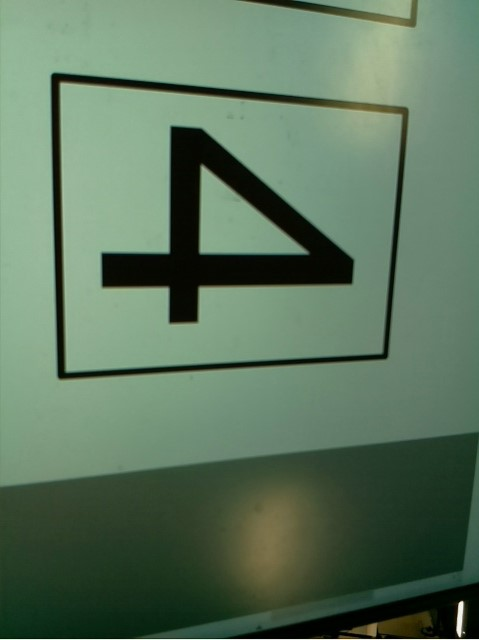
#> input picture PI/number_detect/raw/4.jpg, 479 x 640 px, given in place of the camera
$ python ReadIntegerClass.py
#> lines starting #> are read from the running program, lines starting #| are printed output that depends on the picture; after the words box and inside, x2 and y2 are one past the last pixel; in counts of white or black regions, pixels touching at a corner belong together
#> in get_integer, image is the input picture: shape (640, 479, 3); mean B, G, R 94.2, 117.4, 92.6
#import serial
import cv2
import sys
import string
import imutils
import numpy as np
#import RPi.GPIO as GPIO
import time

LEFT = -1
RIGHT = 1

#ser = serial.Serial('/dev/ttyS0', 19200)
Green = 18
Red = 17
Guang = 23
WEIGHT_FULL=180
WEIGHT_BLANK=20
# [36 lines of commented-out code are left out]


def match(pic):
    # cv2.imwrite('0.jpg', pic)
    # 首先匹配正的
    res_list = []
    shape_list = []
    for i in range(1, 9):
        template_pic = cv2.imread(f'template/{i}-d.jpg', cv2.IMREAD_GRAYSCALE)
        # cv2.imwrite("1.jpg",template_pic)
        res = cv2.matchTemplate(pic, template_pic, cv2.TM_SQDIFF)
        res_list.append(cv2.minMaxLoc(res)[0])
        shape_list.append(template_pic.shape[:2])
    # print(res_list)
    # 如果没找到匹配的，就匹配横的
    if min(res_list) < 20 * 1000 * 1000:
        index = res_list.index(min(res_list))
        # print(min(res_list))
        return index + 1, shape_list[index]
    else:
        res_list = []
        shape_list = []
        for i in range(1, 9):
            template_pic = cv2.imread(f'template/{i}-l.jpg', cv2.IMREAD_GRAYSCALE)
            res = cv2.matchTemplate(pic, template_pic, cv2.TM_SQDIFF)
            res_list.append(cv2.minMaxLoc(res)[0])
            shape_list.append(template_pic.shape[:2])
        # print(res_list)
        if min(res_list) < 20 * 1000 * 1000:
            index = res_list.index(min(res_list))
            return index + 1, shape_list[index]
        else:
            res_list = []
            shape_list = []
            for i in range(1, 9):
                template_pic = cv2.imread(f'template/{i}-r.jpg', cv2.IMREAD_GRAYSCALE)
                res = cv2.matchTemplate(pic, template_pic, cv2.TM_SQDIFF)
                res_list.append(cv2.minMaxLoc(res)[0])
                shape_list.append(template_pic.shape[:2])
            # print(res_list)
            if min(res_list) < 20 * 1000 * 1000:
                index = res_list.index(min(res_list))
                return index + 1, shape_list[index]
            else:
                res_list = []
                shape_list = []
                for i in range(1, 9):
                    template_pic = cv2.imread(f'template/{i}-u.jpg', cv2.IMREAD_GRAYSCALE)
                    res = cv2.matchTemplate(pic, template_pic, cv2.TM_SQDIFF)
                    res_list.append(cv2.minMaxLoc(res)[0])
                    shape_list.append(template_pic.shape[:2])
                # print(res_list)
                if min(res_list) < 20 * 1000 * 1000:
                    index = res_list.index(min(res_list))
                    return index + 1, shape_list[index]


class ShapeDetector:
    def __init__(self):
        pass

    def detect(self, c):
        # 初始化形状名称并近似轮廓
        shape = "unidentified"
        peri = cv2.arcLength(c, True)
        approx = cv2.approxPolyDP(c, 0.04 * peri, True)
        return approx


def get_integer_cv(image):
    resized = imutils.resize(image, width=300)
    ratio = image.shape[0] / float(resized.shape[0])
#> ratio = 1.6
    # 将调整后的图像转换为灰度，稍微模糊它，并阈值化
    gray = cv2.cvtColor(resized, cv2.COLOR_BGR2GRAY)
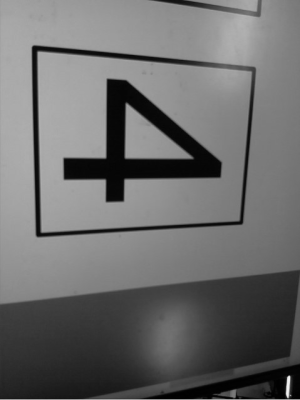
#> gray: shape (400, 300); min 0, max 242, mean 107.4
    # cv2.imwrite('7.jpg', gray)
    img4 = cv2.Canny(gray, 100, 200)
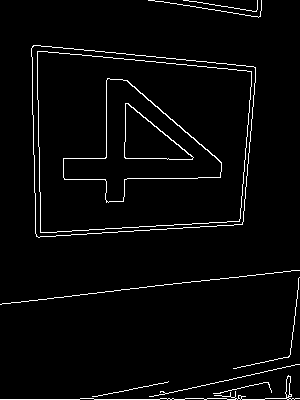
#> img4: shape (400, 300); 3.1% white in thin lines or dots
    # cv2.imwrite('13.jpg', img4)
    thresh = cv2.threshold(gray, 100, 255, cv2.THRESH_BINARY)[1]
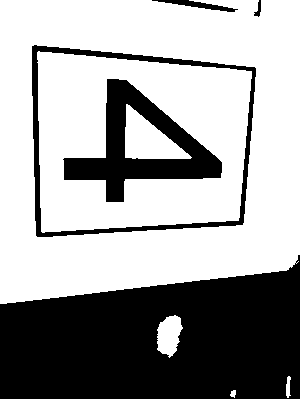
#> thresh: shape (400, 300); 63.4% white; 5 black regions
    # cv2.imwrite('6.jpg', thresh)
    # 在阈值化图像中找到轮廓并初始化形状检测器
    cnts = cv2.findContours(img4.copy(), cv2.RETR_TREE,
                            cv2.CHAIN_APPROX_SIMPLE)
#> cnts = 20 contours, 10 with area under 20; largest, box (x1, y1, x2, y2) and area: (31, 45, 256, 238) 37760, (31, 45, 256, 238) 37757, (37, 51, 252, 233) 34401, (37, 51, 252, 233) 34399, (63, 78, 222, 203) 8725
    cnts = imutils.grab_contours(cnts)
    sd = ShapeDetector()
    rect_list = []
    # 遍历所有轮廓
    for c in cnts:
        if cv2.contourArea(c) > 100:
            # 计算轮廓的中心，然后仅使用轮廓检测形状的名称
            M = cv2.moments(c)
            cX = int((M["m10"] / (1 + M["m00"])) * ratio)
            cY = int((M["m01"] / (1 + M["m00"])) * ratio)
            rec = sd.detect(c)
            if len(rec) == 4:
                rect_list.append(rec)
        res_list = []
#> this loop made 20 passes
#> (cX, cY, peri in detect, rec) on passes 11, 12, 13, 14, 17, 18: (220, 226, 799.2, [[32, 46], [36, 236], [242, 224], [255, 67]]), (220, 226, 796.9, [[31, 48], [253, 66], [242, 223], [38, 237]]), (221, 227, 763.1, [[37, 51], [40, 232], [239, 221], [251, 71]]), (221, 227, 760.7, [[37, 52], [250, 71], [239, 220], [41, 232]]), (237, 222, 216.9, [[125, 103], [125, 158], [192, 159]]), (236, 223, 215.1, [[125, 104], [193, 157], [126, 158]])
#> (cX, cY, peri in detect) on passes 15 to 16: (225, 232, 509.4), (225, 232, 505.7)
#> after the loop, rect_list = 4 contours; box (x1, y1, x2, y2) and area: (32, 46, 256, 237) 37236, (31, 48, 254, 238) 36853, (37, 51, 252, 233) 34196, (37, 52, 251, 233) 33817
    # print(rect_list)
    blur = cv2.blur(thresh, (3, 3))
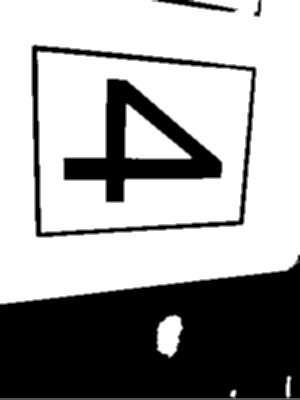
#> blur: shape (400, 300); min 0, max 255, mean 161.4
    a = -1
    for each_rect in rect_list:
        try:
            target = np.array([[0., 0.],
                               [0., 120.0],
                               [90.0, 120.0],
                               [90.0, 0.]], dtype=np.float32)
            M = cv2.getPerspectiveTransform(np.array(each_rect, dtype=np.float32), target)
#> M = [[0.318, -0.00669, -9.86], [-0.052, 0.553, -23.75], [-0.000727, -0.000427, 1]]
            perspective = cv2.warpPerspective(blur, M, (90, 120))
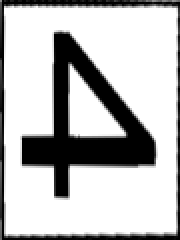
#> perspective: shape (120, 90) (shown 2 times larger); min 0, max 255, mean 188.1
            # cv2.imshow('7', perspective)

            res = match(perspective)
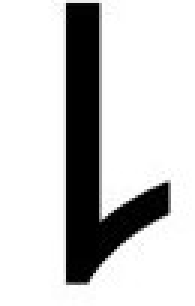
#> input picture PI/number_detect/template/1-d.jpg, 65 x 102 px (shown 3 times larger)
#> in match, template_pic is the input picture: shape (102, 65); min 0, max 255, mean 203.1
            if res is not None:
                a = res[0]
            # print(res)
            res_list.append((res, each_rect[1]))

            # [12 lines of commented-out code are left out]

        except IOError:
            pass
    print(a)
    return a


def get_integer():
    cap = cv2.VideoCapture(0)
    ret, image = cap.read()
    a = get_integer_cv(image)
    while a == -1:
        time.sleep(1)
        ret, image = cap.read()
        a = get_integer_cv(image)
    cap.release()
    return a


if __name__ == '__main__':
    goal = -1
    pos = 0
    ready = 0
    # 第一次检测，检测目标值
    while 1:
#> (the run stopped early here; a loop or call above may not have finished)
